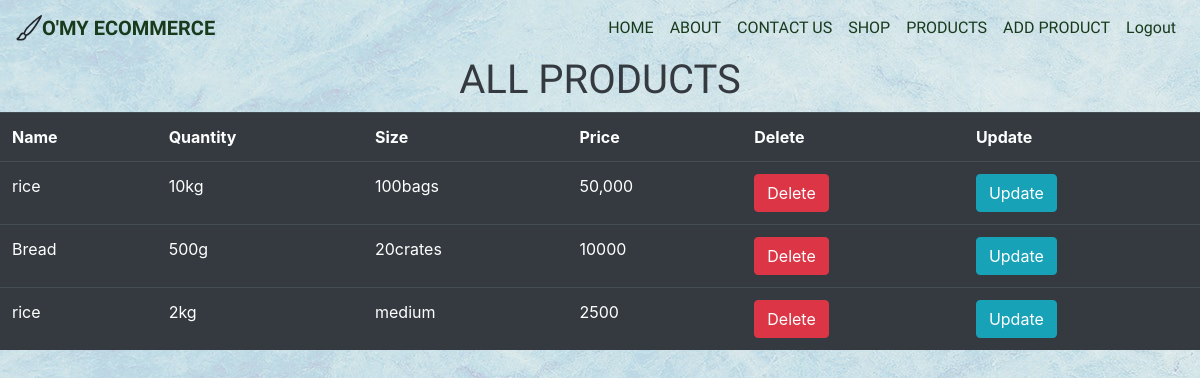
The page /products/ (signed in) on the database as committed earlier.
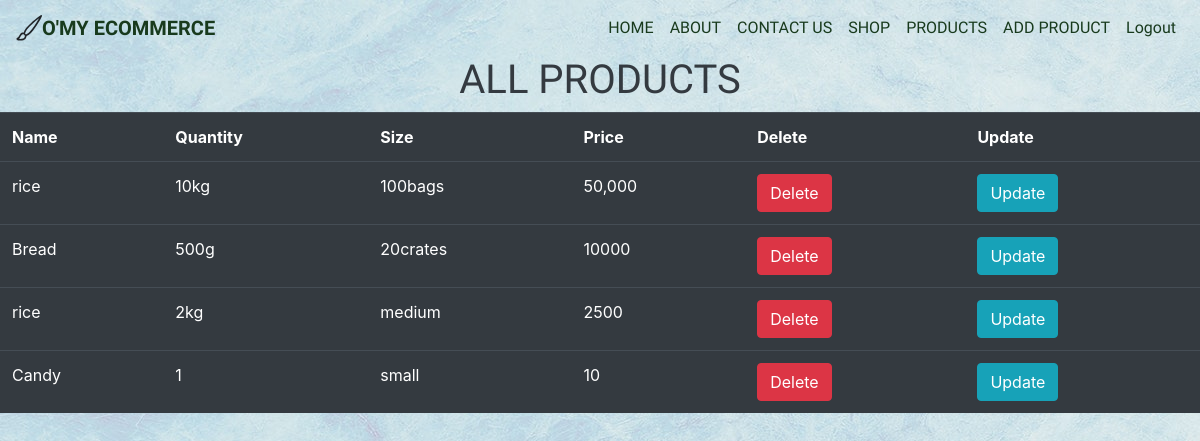
The same page on the database as committed later.
### morningDjangoHtmlFormsProject/models.py (models this page shows)
class Product(models.Model):
    name = models.CharField(max_length=30, blank=False, null=False)
    qtty = models.CharField(max_length=30, blank=False, null=False)
    size = models.CharField(max_length=25, blank=False, null=False)
    price = models.CharField(max_length=20, blank=False, null=False)

### morningDjangoHtmlFormsProject/views.py (the view)
# urls.py: path('products/', user_views.products, name='all-products'),
@login_required
def products(request):
    all_products = Product.objects.all()
    context = {"all_products": all_products}
    return render(request, 'products.html', context)

### templates/products.html (shortened to what this page needs)
{% extends 'master.html' %}
{% load static %}
{% block content %}
    <div>
    <h1 class="text-center text-dark">ALL PRODUCTS</h1>
        <table class="table table-hover table-dark">
            <tr>
                <th>Name</th>
                <th>Quantity</th>
                <th>Size</th>
                <th>Price</th>
                <th>Delete</th>
                <th>Update</th>
            </tr>
            {% for product in all_products %}
            <tr>
                <td>{{ product.name }}</td>
                <td>{{ product.qtty }}</td>
                <td>{{ product.size }}</td>
                <td>{{ product.price }}</td>
                <td><a class="btn btn-danger" href="/delete-product/{{ product.id }}">Delete</a></td>
                <td><a class="btn btn-info" href="/update-product/{{ product.id }}">Update</a></td>
            </tr>
            {% endfor %}
        </table>
    </div>
{% endblock %}

Rows that differ between the two databases and show on the page:
added Product: name "Candy", qtty "1", size "small", price "10"
